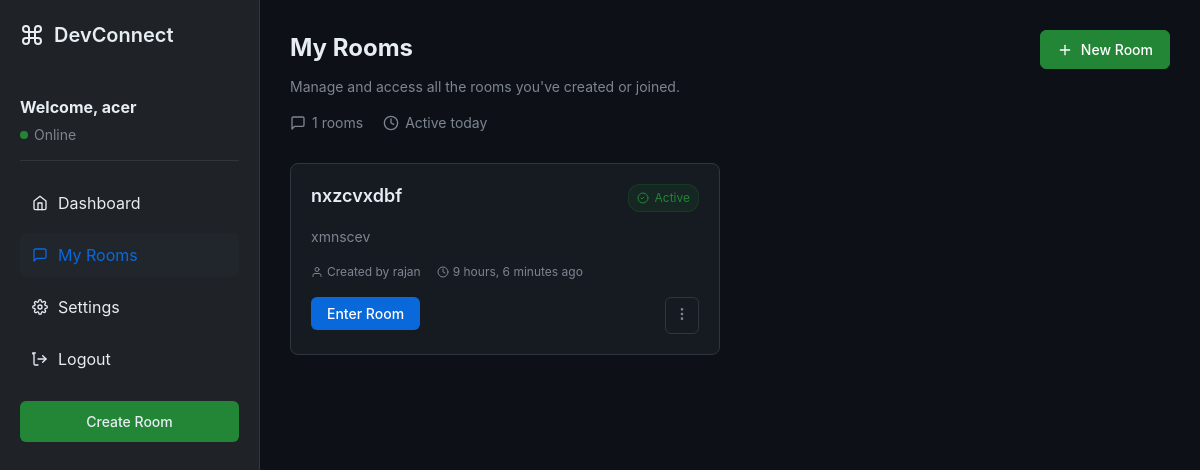
/myrooms (signed in), run on the app's committed database.
### DevCon/models.py (models this page shows, shortened)
class CustomUser(AbstractUser):
    email = models.EmailField(unique=True)
    USERNAME_FIELD = 'email'
    REQUIRED_FIELDS = ['username']

class Room(models.Model):
    title=models.CharField(max_length=200)
    description=models.CharField(max_length=200)
    created_by=models.CharField(max_length=200)
    created_at=models.DateTimeField(auto_now_add=True)

### DevCon/views.py (the view)
# urls.py: path('myrooms',myrooms,name='myrooms')
@login_required
def myrooms(request):
    user_id = request.session.get('userid')
    if not user_id:
        return redirect('login')  # or show error if not authenticated
    user = CustomUser.objects.get(id=user_id)
    participents = Participents.objects.filter(user=user)
    rooms = Room.objects.filter(id__in=participents.values_list('room_id', flat=True))
    return render(request, 'myrooms.html', {'rooms': rooms})

### templates/myrooms.html (shortened to what this page needs)
<!DOCTYPE html>
<html lang="en">
<head>
</head>
<body>
    <div class="container">
        <div class="sidebar">
            <div class="logo">
                DevConnect
            </div>
            <div class="user-info">
                <h2>Welcome, {{ request.user.username }}</h2>
                <div class="user-status">
                    <span class="status-dot"></span>
                    <span>Online</span>
                </div>
            </div>
            <div class="sidebar-nav">
                <a href="{% url 'dashboard' %}" class="nav-item">
                    <svg xmlns="http://www.w3.org/2000/svg" width="16" height="16" viewBox="0 0 24 24" fill="none" stroke="currentColor" stroke-width="2" stroke-linecap="round" stroke-linejoin="round">
                        <path d="m3 9 9-7 9 7v11a2 2 0 0 1-2 2H5a2 2 0 0 1-2-2z"></path>
                        <polyline points="9 22 9 12 15 12 15 22"></polyline>
                    </svg>
                    Dashboard
                </a>
                <a href="{% url 'myrooms' %}" class="nav-item active">
                    <svg xmlns="http://www.w3.org/2000/svg" width="16" height="16" viewBox="0 0 24 24" fill="none" stroke="currentColor" stroke-width="2" stroke-linecap="round" stroke-linejoin="round">
                        <path d="M21 15a2 2 0 0 1-2 2H7l-4 4V5a2 2 0 0 1 2-2h14a2 2 0 0 1 2 2z"></path>
                    </svg>
                    My Rooms
                </a>
                <a href="#" class="nav-item">
                    Settings
                </a>
                <a href="{% url 'logout' %}" class="nav-item">
                    Logout
                </a>
            </div>
            <a href="{% url 'create_room' %}" class="create-btn">
                Create Room
            </a>
        </div>
        <div class="main-content">
            <div class="page-header">
                <div class="page-header-content">
                    <h1>My Rooms</h1>
                    <p class="page-description">Manage and access all the rooms you've created or joined.</p>
                    <div class="page-stats">
                        <div class="stat-item">
                            <svg xmlns="http://www.w3.org/2000/svg" width="16" height="16" viewBox="0 0 24 24" fill="none" stroke="currentColor" stroke-width="2" stroke-linecap="round" stroke-linejoin="round">
                                <path d="M21 15a2 2 0 0 1-2 2H7l-4 4V5a2 2 0 0 1 2-2h14a2 2 0 0 1 2 2z"></path>
                            </svg>
                            <span>{{ rooms|length }} rooms</span>
                        </div>
                        <div class="stat-item">
                            <svg xmlns="http://www.w3.org/2000/svg" width="16" height="16" viewBox="0 0 24 24" fill="none" stroke="currentColor" stroke-width="2" stroke-linecap="round" stroke-linejoin="round">
                                <circle cx="12" cy="12" r="10"></circle>
                                <polyline points="12 6 12 12 16 14"></polyline>
                            </svg>
                            <span>Active today</span>
                        </div>
                    </div>
                </div>
                <div class="header-actions">
                    <a href="{% url 'create_room' %}" class="btn btn-primary">
                        <svg xmlns="http://www.w3.org/2000/svg" width="16" height="16" viewBox="0 0 24 24" fill="none" stroke="currentColor" stroke-width="2" stroke-linecap="round" stroke-linejoin="round">
                            <path d="M5 12h14"></path>
                            <path d="M12 5v14"></path>
                        </svg>
                        New Room
                    </a>
                </div>
            </div>
            {% if rooms %}
            <div class="rooms-grid">
                {% for room in rooms %}
                <div class="room-card">
                    <div class="room-header">
                        <div>
                            <h3 class="room-title">
                                <a href="#">{{ room.title }}</a>
                            </h3>
                        </div>
                        <div class="room-status">
                            <svg xmlns="http://www.w3.org/2000/svg" width="12" height="12" viewBox="0 0 24 24" fill="none" stroke="currentColor" stroke-width="2" stroke-linecap="round" stroke-linejoin="round">
                                <circle cx="12" cy="12" r="10"></circle>
                                <path d="M8 12l2 2 4-4"></path>
                            </svg>
                            Active
                        </div>
                    </div>
                    <p class="room-description">{{ room.description }}</p>
                    <div class="room-meta">
                        <div class="room-meta-left">
                            <div class="room-meta-item">
                                <svg xmlns="http://www.w3.org/2000/svg" width="12" height="12" viewBox="0 0 24 24" fill="none" stroke="currentColor" stroke-width="2" stroke-linecap="round" stroke-linejoin="round">
                                    <path d="M20 21v-2a4 4 0 0 0-4-4H8a4 4 0 0 0-4 4v2"></path>
                                    <circle cx="12" cy="7" r="4"></circle>
                                </svg>
                                <span>Created by {{room.created_by}}</span>
                            </div>
                            <div class="room-meta-item">
                                <svg xmlns="http://www.w3.org/2000/svg" width="12" height="12" viewBox="0 0 24 24" fill="none" stroke="currentColor" stroke-width="2" stroke-linecap="round" stroke-linejoin="round">
                                    <circle cx="12" cy="12" r="10"></circle>
                                    <polyline points="12 6 12 12 16 14"></polyline>
                                </svg>
                                <span>{{ room.created_at|timesince }} ago</span>
                            </div>
                        </div>
                    </div>
                    <div class="room-actions">
                        <form action="{% url 'view_room' room.id %}" method="POST" style="flex: 1;">
                            <button type="submit" class="view-btn">Enter Room</button>
                        </form>
                        <button class="room-menu-btn" title="More options">
                            <svg xmlns="http://www.w3.org/2000/svg" width="16" height="16" viewBox="0 0 24 24" fill="none" stroke="currentColor" stroke-width="2" stroke-linecap="round" stroke-linejoin="round">
                                <circle cx="12" cy="12" r="1"></circle>
                                <circle cx="12" cy="5" r="1"></circle>
                                <circle cx="12" cy="19" r="1"></circle>
                            </svg>
                        </button>
                    </div>
                </div>
                {% endfor %}
            </div>
            {% endif %}
        </div>
    </div>
</body>
</html>

### templates/myrooms.html (style rules this page uses)
:root { --primary: #0969da; --secondary: #1f2328; --bg-dark: #0d1117; --bg-light: #ffffff; --text-primary: #e6edf3; --text-secondary: #7d8590; --border-color: #30363d; --card-bg: #161b22; --hover-bg: #21262d; --success: #238636; }
* { margin: 0; padding: 0; box-sizing: border-box; font-family: -apple-system, BlinkMacSystemFont, "Segoe UI", Helvetica, Arial, sans-serif; }
body { background-color: var(--bg-dark); color: var(--text-primary); line-height: 1.5; }
.container { display: flex; min-height: 100vh; }
.sidebar { width: 260px; background-color: var(--secondary); border-right: 1px solid var(--border-color); padding: 20px; position: fixed; height: 100vh; overflow-y: auto; }
.logo { font-size: 20px; font-weight: 600; margin-bottom: 30px; display: flex; align-items: center; color: var(--text-primary); }
.logo svg { margin-right: 10px; }
.user-info { padding: 15px 0; border-bottom: 1px solid var(--border-color); margin-bottom: 20px; }
.user-info h2 { font-size: 16px; margin-bottom: 5px; }
.user-status { display: flex; align-items: center; color: var(--text-secondary); font-size: 14px; }
.status-dot { width: 8px; height: 8px; background-color: var(--success); border-radius: 50%; margin-right: 6px; }
.sidebar-nav { margin-top: 20px; }
.nav-item { display: flex; align-items: center; padding: 10px 12px; border-radius: 6px; color: var(--text-primary); text-decoration: none; margin-bottom: 8px; transition: background-color 0.2s; }
.nav-item.active { background-color: var(--hover-bg); color: var(--primary); }
.nav-item svg { margin-right: 10px; }
.create-btn { display: block; background-color: var(--success); color: var(--text-primary); border: none; border-radius: 6px; padding: 10px 16px; font-size: 14px; font-weight: 500; cursor: pointer; width: 100%; text-align: center; margin-top: 20px; text-decoration: none; transition: background-color 0.2s; }
.main-content { flex: 1; padding: 30px; margin-left: 260px; }
.page-header { margin-bottom: 30px; display: flex; justify-content: space-between; align-items: flex-start; }
.page-header-content h1 { font-size: 24px; margin-bottom: 10px; }
.page-description { color: var(--text-secondary); font-size: 14px; }
.page-stats { display: flex; gap: 20px; margin-top: 15px; }
.stat-item { display: flex; align-items: center; gap: 6px; color: var(--text-secondary); font-size: 14px; }
.header-actions { display: flex; gap: 12px; }
.btn { display: inline-flex; align-items: center; gap: 8px; padding: 8px 16px; border-radius: 6px; font-size: 14px; font-weight: 500; text-decoration: none; border: 1px solid transparent; cursor: pointer; transition: all 0.2s; }
.btn-primary { background-color: var(--success); color: white; border-color: var(--success); }
.rooms-grid { display: grid; grid-template-columns: repeat(auto-fill, minmax(350px, 1fr)); gap: 20px; }
.room-card { background-color: var(--card-bg); border: 1px solid var(--border-color); border-radius: 8px; padding: 20px; transition: transform 0.2s, box-shadow 0.2s, border-color 0.2s; position: relative; }
.room-header { display: flex; justify-content: space-between; align-items: flex-start; margin-bottom: 12px; }
.room-title { font-size: 18px; font-weight: 600; margin-bottom: 8px; color: var(--text-primary); line-height: 1.3; }
.room-title a { color: inherit; text-decoration: none; }
.room-status { display: flex; align-items: center; gap: 6px; font-size: 12px; color: var(--success); background-color: rgba(35, 134, 54, 0.1); padding: 4px 8px; border-radius: 12px; border: 1px solid rgba(35, 134, 54, 0.2); }
.room-description { color: var(--text-secondary); margin-bottom: 16px; font-size: 14px; line-height: 1.4; display: -webkit-box; -webkit-box-orient: vertical; overflow: hidden; }
.room-meta { display: flex; justify-content: space-between; align-items: center; margin-bottom: 16px; font-size: 12px; color: var(--text-secondary); }
.room-meta-left { display: flex; gap: 16px; }
.room-meta-item { display: flex; align-items: center; gap: 4px; }
.room-actions { display: flex; gap: 8px; }
.view-btn { background-color: var(--primary); color: white; border: none; border-radius: 6px; padding: 8px 16px; font-size: 14px; font-weight: 500; cursor: pointer; transition: background-color 0.2s; flex: 1; }
.room-menu-btn { background-color: transparent; color: var(--text-secondary); border: 1px solid var(--border-color); border-radius: 6px; padding: 8px; cursor: pointer; transition: all 0.2s; }

### data on the page
CustomUser: user.username "acer"
Room: title "nxzcvxdbf", description "xmnscev", created_by "rajan", created_at "9 hours, 6 minutes"

### other printed values
{{ rooms|length }} "1"
